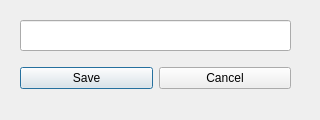
<?xml version="1.0" encoding="UTF-8"?>
<ui version="4.0">
 <class>EditParam</class>
 <widget class="QDialog" name="EditParam">
  <property name="geometry">
   <rect>
    <x>0</x>
    <y>0</y>
    <width>320</width>
    <height>120</height>
   </rect>
  </property>
  <property name="sizePolicy">
   <sizepolicy hsizetype="Fixed" vsizetype="Fixed">
    <horstretch>0</horstretch>
    <verstretch>0</verstretch>
   </sizepolicy>
  </property>
  <property name="minimumSize">
   <size>
    <width>320</width>
    <height>120</height>
   </size>
  </property>
  <property name="maximumSize">
   <size>
    <width>320</width>
    <height>120</height>
   </size>
  </property>
  <property name="windowTitle">
   <string>Dialog</string>
  </property>
  <widget class="QLineEdit" name="lineEdit">
   <property name="geometry">
    <rect>
     <x>20</x>
     <y>20</y>
     <width>271</width>
     <height>31</height>
    </rect>
   </property>
   <property name="alignment">
    <set>Qt::AlignLeading|Qt::AlignLeft|Qt::AlignTop</set>
   </property>
   <property name="dragEnabled">
    <bool>false</bool>
   </property>
  </widget>
  <widget class="QWidget" name="">
   <property name="geometry">
    <rect>
     <x>20</x>
     <y>60</y>
     <width>271</width>
     <height>36</height>
    </rect>
   </property>
   <layout class="QHBoxLayout" name="horizontalLayout">
    <item>
     <widget class="QPushButton" name="pushButton">
      <property name="text">
       <string>Save</string>
      </property>
     </widget>
    </item>
    <item>
     <widget class="QPushButton" name="pushButton_2">
      <property name="text">
       <string>Cancel</string>
      </property>
     </widget>
    </item>
   </layout>
  </widget>
 </widget>
 <resources/>
 <connections/>
</ui>
